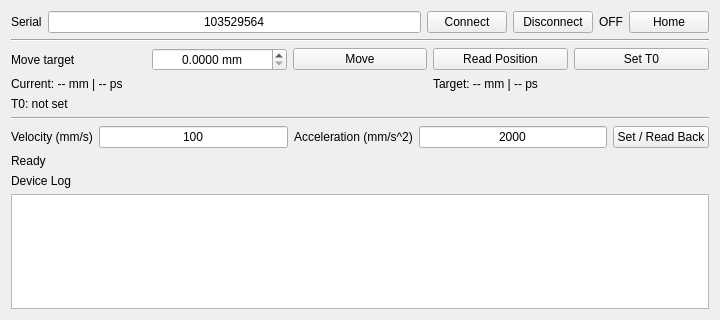
<?xml version="1.0" encoding="UTF-8"?>
<ui version="4.0">
 <class>BBD30XWidget</class>
 <widget class="QWidget" name="BBD30XWidget">
  <property name="geometry">
   <rect>
    <x>0</x>
    <y>0</y>
    <width>720</width>
    <height>320</height>
   </rect>
  </property>
  <property name="windowTitle">
   <string>BBD30X / DDS220 Delay Stage</string>
  </property>
  <layout class="QVBoxLayout" name="verticalLayout">
   <item>
    <layout class="QGridLayout" name="connectionLayout">
     <item row="0" column="0">
      <widget class="QLabel" name="serial_label">
       <property name="text"><string>Serial</string></property>
      </widget>
     </item>
     <item row="0" column="1">
      <widget class="QLineEdit" name="serial_lineEdit">
       <property name="text"><string>103529564</string></property>
       <property name="alignment"><set>Qt::AlignCenter</set></property>
      </widget>
     </item>
     <item row="0" column="2">
      <widget class="QPushButton" name="connect_button">
       <property name="text"><string>Connect</string></property>
      </widget>
     </item>
     <item row="0" column="3">
      <widget class="QPushButton" name="disconnect_button">
       <property name="text"><string>Disconnect</string></property>
      </widget>
     </item>
     <item row="0" column="4">
      <widget class="QLabel" name="connection_status_label">
       <property name="text"><string>OFF</string></property>
       <property name="alignment"><set>Qt::AlignCenter</set></property>
      </widget>
     </item>
     <item row="0" column="5">
      <widget class="QPushButton" name="home_button">
       <property name="text"><string>Home</string></property>
      </widget>
     </item>
    </layout>
   </item>
   <item>
    <widget class="Line" name="line">
     <property name="orientation"><enum>Qt::Horizontal</enum></property>
    </widget>
   </item>
   <item>
    <layout class="QGridLayout" name="motionLayout">
     <item row="0" column="0">
      <widget class="QLabel" name="target_input_label">
       <property name="text"><string>Move target</string></property>
      </widget>
     </item>
     <item row="0" column="1">
      <widget class="QDoubleSpinBox" name="target_mm_doubleSpinBox">
       <property name="alignment"><set>Qt::AlignCenter</set></property>
       <property name="suffix"><string> mm</string></property>
       <property name="decimals"><number>4</number></property>
       <property name="maximum"><double>220.000000000000000</double></property>
       <property name="singleStep"><double>0.000100000000000</double></property>
      </widget>
     </item>
     <item row="0" column="2">
      <widget class="QPushButton" name="move_button">
       <property name="text"><string>Move</string></property>
      </widget>
     </item>
     <item row="0" column="3">
      <widget class="QPushButton" name="read_position_button">
       <property name="text"><string>Read Position</string></property>
      </widget>
     </item>
     <item row="0" column="4">
      <widget class="QPushButton" name="set_t0_button">
       <property name="text"><string>Set T0</string></property>
      </widget>
     </item>
     <item row="1" column="0" colspan="3">
      <widget class="QLabel" name="current_position_label">
       <property name="text"><string>Current: -- mm | -- ps</string></property>
      </widget>
     </item>
     <item row="1" column="3" colspan="2">
      <widget class="QLabel" name="target_position_label">
       <property name="text"><string>Target: -- mm | -- ps</string></property>
      </widget>
     </item>
     <item row="2" column="0" colspan="5">
      <widget class="QLabel" name="t0_status_label">
       <property name="text"><string>T0: not set</string></property>
      </widget>
     </item>
    </layout>
   </item>
   <item>
    <widget class="Line" name="line_2">
     <property name="orientation"><enum>Qt::Horizontal</enum></property>
    </widget>
   </item>
   <item>
    <layout class="QGridLayout" name="velocityLayout">
     <item row="0" column="0">
      <widget class="QLabel" name="velocity_label">
       <property name="text"><string>Velocity (mm/s)</string></property>
      </widget>
     </item>
     <item row="0" column="1">
      <widget class="QLineEdit" name="velocity_lineEdit">
       <property name="text"><string>100</string></property>
       <property name="alignment"><set>Qt::AlignCenter</set></property>
      </widget>
     </item>
     <item row="0" column="2">
      <widget class="QLabel" name="acceleration_label">
       <property name="text"><string>Acceleration (mm/s^2)</string></property>
      </widget>
     </item>
     <item row="0" column="3">
      <widget class="QLineEdit" name="acceleration_lineEdit">
       <property name="text"><string>2000</string></property>
       <property name="alignment"><set>Qt::AlignCenter</set></property>
      </widget>
     </item>
     <item row="0" column="4">
      <widget class="QPushButton" name="set_velocity_button">
       <property name="text"><string>Set / Read Back</string></property>
      </widget>
     </item>
    </layout>
   </item>
   <item>
    <widget class="QLabel" name="status_label">
     <property name="text"><string>Ready</string></property>
    </widget>
   </item>
   <item>
    <widget class="QLabel" name="log_label">
     <property name="text"><string>Device Log</string></property>
    </widget>
   </item>
   <item>
   <widget class="QPlainTextEdit" name="log_textEdit">
     <property name="readOnly"><bool>true</bool></property>
    </widget>
   </item>
  </layout>
 </widget>
 <resources/>
 <connections/>
</ui>
